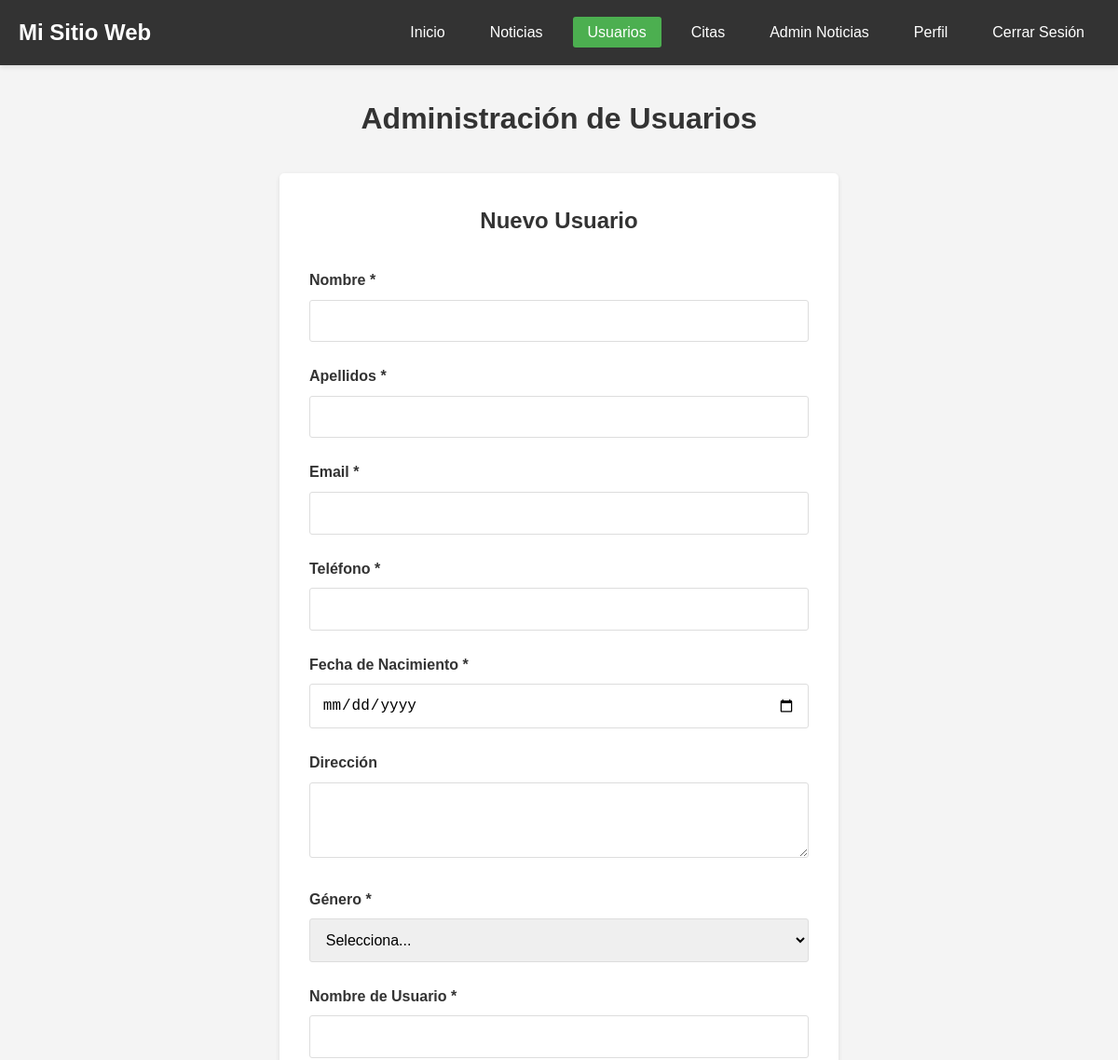
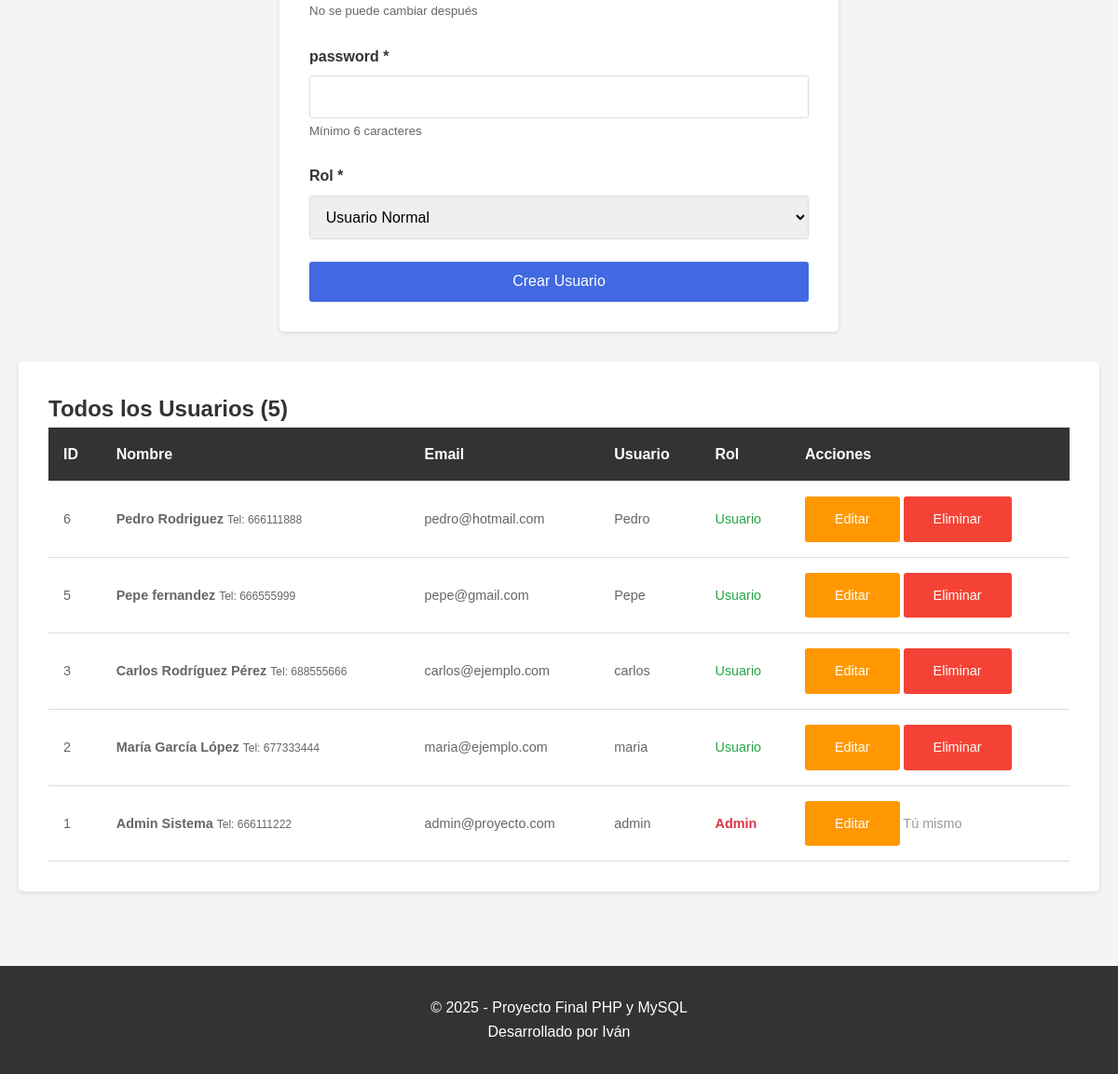
/admin/usuarios-administracion.php (signed in), run on the app's committed database (2 pictures, top to bottom).
### tables this page shows
CREATE TABLE `users_login` (
  `idLogin` int(11) NOT NULL,
  `idUser` int(11) NOT NULL,
  `usuario` varchar(50) NOT NULL,
  `password` varchar(255) NOT NULL,
  `rol` enum('admin','user') NOT NULL DEFAULT 'user'
);

CREATE TABLE `users_data` (
  `idUser` int(11) NOT NULL,
  `nombre` varchar(100) NOT NULL,
  `apellidos` varchar(100) NOT NULL,
  `email` varchar(150) NOT NULL,
  `telefono` varchar(20) NOT NULL,
  `fecha_nacimiento` date NOT NULL,
  `direccion` text DEFAULT NULL,
  `sexo` enum('Masculino','Femenino','Otro','Prefiero no decir') NOT NULL
);

### admin/usuarios-administracion.php (the view, shortened to what this page needs)
<?php
require_once '../config/database.php';
$editando = false;
$usuario_editar = null;
$sql_usuarios = "SELECT ud.*, ul.usuario, ul.rol
                 FROM users_data ud
                 INNER JOIN users_login ul ON ud.idUser = ul.idUser
                 ORDER BY ud.idUser DESC";
$resultado_usuarios = mysqli_query($conexion, $sql_usuarios);
$num_usuarios = mysqli_num_rows($resultado_usuarios);
?>
<!DOCTYPE html>
<html lang="es">
<head>
    <link rel="stylesheet" href="../css/styles.css">
</head>
<body>
    <nav>
        <div class="contenedor">
            <a href="../index.php" class="logo">Mi Sitio Web</a>
            <ul class="menu">
                <li><a href="../index.php">Inicio</a></li>
                <li><a href="../noticias.php">Noticias</a></li>
                <li><a href="usuarios-administracion.php" class="activo">Usuarios</a></li>
                <li><a href="citas-administracion.php">Citas</a></li>
                <li><a href="noticias-administracion.php">Admin Noticias</a></li>
                <li><a href="../usuario/perfil.php">Perfil</a></li>
                <li><a href="../logout.php">Cerrar Sesión</a></li>
            </ul>
        </div>
    </nav>
    <main>
<div class="contenedor">
    <h1 class="texto-centro" style="margin-bottom: 2rem;">Administración de Usuarios</h1>
    <div class="formulario">
        <h2><?php echo $editando ? 'Editar Usuario' : 'Nuevo Usuario'; ?></h2>
        <form method="POST" action="">
            <div class="campo">
                <label for="nombre">Nombre *</label>
                <input type="text" id="nombre" name="nombre" required
                       value="<?php echo $editando ? htmlspecialchars($usuario_editar['nombre']) : ''; ?>">
            </div>
            <div class="campo">
                <label for="apellidos">Apellidos *</label>
                <input type="text" id="apellidos" name="apellidos" required
                       value="<?php echo $editando ? htmlspecialchars($usuario_editar['apellidos']) : ''; ?>">
            </div>
            <div class="campo">
                <label for="email">Email *</label>
                <input type="email" id="email" name="email" required
                       value="<?php echo $editando ? htmlspecialchars($usuario_editar['email']) : ''; ?>">
            </div>
            <div class="campo">
                <label for="telefono">Teléfono *</label>
                <input type="tel" id="telefono" name="telefono" required
                       value="<?php echo $editando ? htmlspecialchars($usuario_editar['telefono']) : ''; ?>">
            </div>
            <div class="campo">
                <label for="fecha_nacimiento">Fecha de Nacimiento *</label>
                <input type="date" id="fecha_nacimiento" name="fecha_nacimiento" required
                       value="<?php echo $editando ? $usuario_editar['fecha_nacimiento'] : ''; ?>">
            </div>
            <div class="campo">
                <label for="direccion">Dirección</label>
                <textarea id="direccion" name="direccion" rows="3"><?php echo $editando ? htmlspecialchars($usuario_editar['direccion']) : ''; ?></textarea>
            </div>
            <div class="campo">
                <label for="sexo">Género *</label>
                <select id="sexo" name="sexo" required>
                    <option value="">Selecciona...</option>
                </select>
            </div>
            <?php if (!$editando): ?>
            <div class="campo">
                <label for="usuario">Nombre de Usuario *</label>
                <input type="text" id="usuario" name="usuario" required>
                <small style="color: #666;">No se puede cambiar después</small>
            </div>
            <div class="campo">
                <label for="password">password *</label>
                <input type="password" id="password" name="password" required>
                <small style="color: #666;">Mínimo 6 caracteres</small>
            </div>
            <?php endif; ?>
            <div class="campo">
                <label for="rol">Rol *</label>
                <select id="rol" name="rol" required>
                    <option value="user" <?php echo ($editando && $usuario_editar['rol'] == 'usuario') ? 'selected' : ''; ?>>Usuario Normal</option>
                </select>
            </div>
            <?php if ($editando): ?>
                <button type="submit" name="actualizar_usuario" class="boton boton-principal boton-completo">
                    Actualizar Usuario
                </button>
                <a href="usuarios-administracion.php" class="boton boton-secundario boton-completo" style="margin-top: 0.5rem;">
                    Cancelar
                </a>
            <?php else: ?>
                <button type="submit" name="crear_usuario" class="boton boton-principal boton-completo">
                    Crear Usuario
                </button>
            <?php endif; ?>
        </form>
    </div>
    <div class="tabla-contenedor" style="margin-top: 2rem;">
        <h2>Todos los Usuarios (<?php echo $num_usuarios; ?>)</h2>
        <table>
            <thead>
                <tr>
                    <th>ID</th>
                    <th>Nombre</th>
                    <th>Email</th>
                    <th>Usuario</th>
                    <th>Rol</th>
                    <th>Acciones</th>
                </tr>
            </thead>
            <tbody>
                <?php while ($user = mysqli_fetch_assoc($resultado_usuarios)): ?>
                    <tr>
                        <td><?php echo $user['idUser']; ?></td>
                        <td>
                            <strong><?php echo htmlspecialchars($user['nombre'] . ' ' . $user['apellidos']); ?></strong>
                            <small style="color: #666;">Tel: <?php echo $user['telefono']; ?></small>
                        </td>
                        <td><?php echo htmlspecialchars($user['email']); ?></td>
                        <td><?php echo htmlspecialchars($user['usuario']); ?></td>
                        <td>
                            <?php if ($user['rol'] == 'admin'): ?>
                                <span style="color: #dc3545; font-weight: bold;">Admin</span>
                            <?php else: ?>
                                <span style="color: #28a745;">Usuario</span>
                            <?php endif; ?>
                        </td>
                        <td>
                            <a href="usuarios-administracion.php?editar=<?php echo $user['idUser']; ?>"
                               class="boton boton-advertencia" style="font-size: 0.9rem;">
                                Editar
                            </a>
                            <?php if ($user['idUser'] != $_SESSION['idUser']): ?>
                            <a href="usuarios-administracion.php?eliminar=<?php echo $user['idUser']; ?>"
                               class="boton boton-peligro" style="font-size: 0.9rem;"
                               onclick="return confirm('¿Eliminar a <?php echo htmlspecialchars($user['nombre']); ?>?')">
                                Eliminar
                            </a>
                            <?php else: ?>
                            <span style="color: #999; font-size: 0.9rem;">Tú mismo</span>
                            <?php endif; ?>
                        </td>
                    </tr>
                <?php endwhile; ?>
            </tbody>
        </table>
    </div>
</div>
    </main>
    <footer>
        <div class="contenedor">
            <p>&copy; <?php echo date('Y'); ?> - Proyecto Final PHP y MySQL</p>
            <p>Desarrollado por Iván</p>
        </div>
    </footer>
</body>
</html>

### css/styles.css (style rules this page uses)
* { margin: 0; padding: 0; box-sizing: border-box; }
body { font-family: Arial, sans-serif; background-color: #f4f4f4; color: #333; line-height: 1.6; }
.contenedor { max-width: 1200px; margin: 0 auto; padding: 0 20px; }
nav { background: #333; padding: 1rem 0; box-shadow: 0 2px 5px rgba(0,0,0,0.1); }
nav .contenedor { display: flex; justify-content: space-between; align-items: center; }
nav .logo { color: white; text-decoration: none; font-size: 1.5rem; font-weight: bold; }
nav .menu { list-style: none; display: flex; gap: 1rem; }
nav .menu li a { color: white; text-decoration: none; padding: 0.5rem 1rem; border-radius: 3px; }
nav .menu li a.activo { background: #4CAF50; }
main { min-height: calc(100vh - 150px); padding: 2rem 0; }
.formulario { max-width: 600px; margin: 2rem auto; background: white; padding: 2rem; border-radius: 5px; box-shadow: 0 2px 5px rgba(0,0,0,0.1); }
.formulario h2 { text-align: center; color: #333; margin-bottom: 2rem; }
.campo { margin-bottom: 1.5rem; }
.campo label { display: block; margin-bottom: 0.5rem; font-weight: bold; }
.campo input, .campo select, .campo textarea { width: 100%; padding: 0.8rem; border: 1px solid #ddd; border-radius: 3px; font-size: 1rem; }
.boton { display: inline-block; padding: 0.8rem 2rem; border: none; border-radius: 3px; cursor: pointer; text-decoration: none; font-size: 1rem; }
.boton-principal { background: #4169E1; color: white; }
.boton-completo { width: 100%; }
.boton-peligro { background: #f44336; color: white; }
.boton-advertencia { background: #FF9800; color: white; }
.tabla-contenedor { background: white; padding: 2rem; border-radius: 5px; box-shadow: 0 2px 5px rgba(0,0,0,0.1); overflow-x: auto; }
table { width: 100%; border-collapse: collapse; }
table thead { background: #333; color: white; }
table th, table td { padding: 1rem; text-align: left; border-bottom: 1px solid #ddd; }
footer { background: #333; color: white; text-align: center; padding: 2rem 0; margin-top: 3rem; }
.texto-centro { text-align: center; }
table td { line-height: 1.6; font-size: 0.9rem; color: #666; }

### data on the page
users_login: idUser.idUser "6", idUser.apellidos "Pedro Rodriguez", idUser.telefono "666111888", idUser.email "pedro@hotmail.com", usuario "Pedro", rol "Usuario"
users_login: idUser.idUser "5", idUser.apellidos "Pepe fernandez", idUser.telefono "666555999", idUser.email "pepe@gmail.com", usuario "Pepe", rol "Usuario"
users_login: idUser.idUser "3", idUser.apellidos "Carlos Rodríguez Pérez", idUser.telefono "688555666", idUser.email "carlos@ejemplo.com", usuario "carlos", rol "Usuario"
users_login: idUser.idUser "2", idUser.apellidos "María García López", idUser.telefono "677333444", idUser.email "maria@ejemplo.com", usuario "maria", rol "Usuario"
users_login: idUser.idUser "1", idUser.apellidos "Admin Sistema", idUser.telefono "666111222", idUser.email "admin@proyecto.com", usuario "admin", rol "Admin", shows "Tú mismo"

### other printed values
$num_usuarios "5"
